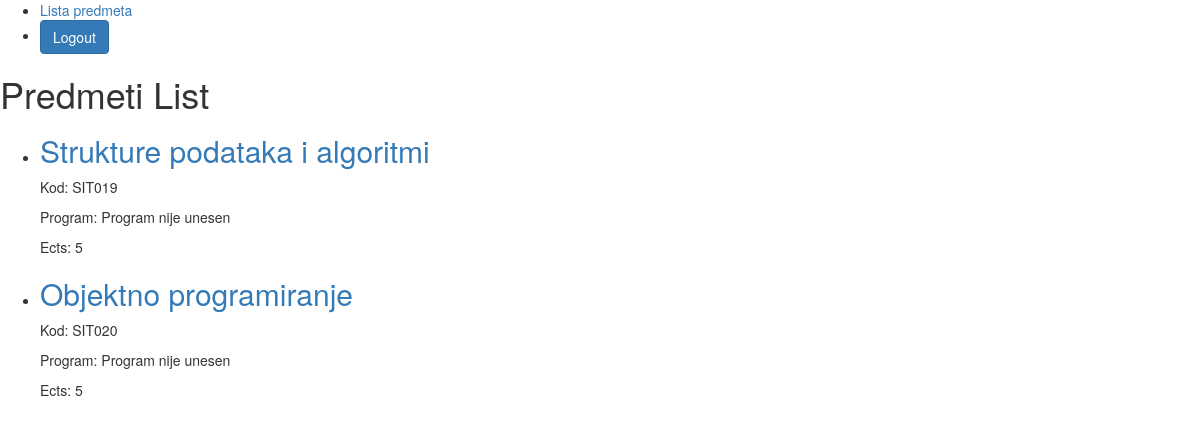
The app's page /profesor/predmeti/ (signed in), older data.
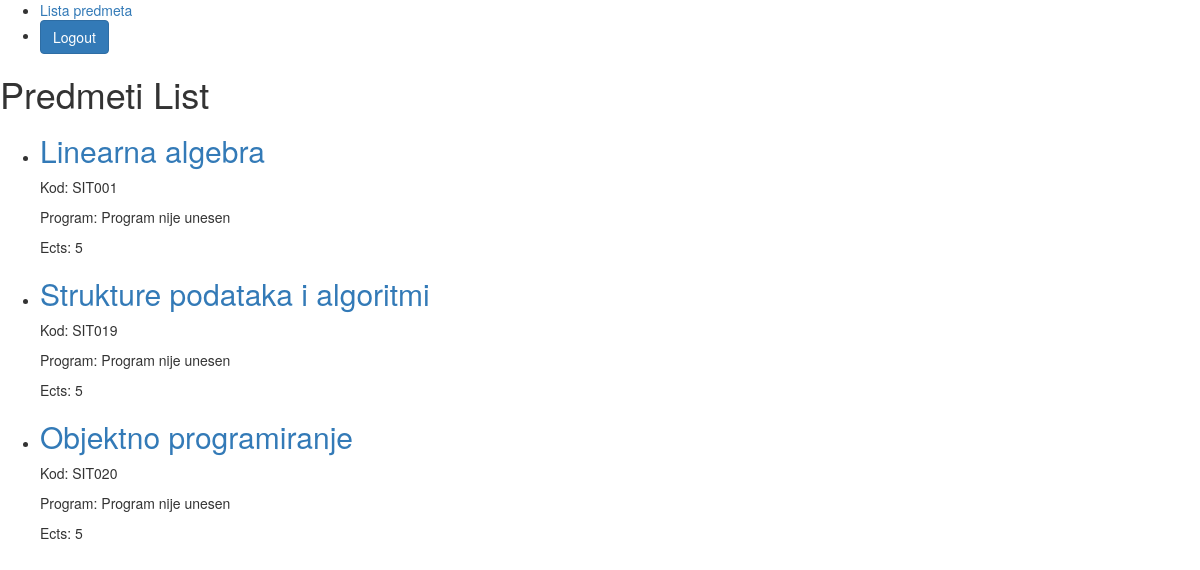
The same page, newer data.
### appUpisStudenata/models.py (models this page shows, shortened)
class Predmeti(models.Model):
    IZBORNI = (('DA', 'da'), ('NE', 'ne'))
    name = models.CharField(max_length=50)
    kod = models.CharField(max_length=50)
    program = models.CharField(max_length=50)
    ects = models.IntegerField()
    sem_red = models.IntegerField()
    sem_izv = models.IntegerField()
    izborni = models.CharField(max_length=50, choices=IZBORNI)
    nositelj = models.ForeignKey(Korisnik, on_delete=models.SET_NULL, blank=True, null=True, related_name='nositelj')

### appUpisStudenata/views.py (the view)
# urls.py: path('profesor/predmeti/', PredmetiProfesoriListView.as_view(), name='predmetiProfesora'),
class PredmetiProfesoriListView(LoginRequiredMixin, ListView):
    model = Predmeti
    template_name = 'listPredmetiProfesora.html'
    context_object_name = 'predmeti_list'
    def dispatch(self, request, *args, **kwargs):
        if not request.user.is_authenticated:
            return redirect('login')
        if request.user.role.role != 'PROFESOR':
            return HttpResponseForbidden("Access Denied")
        return super().dispatch(request, *args, **kwargs)
    def get_queryset(self):
        return Predmeti.objects.filter(nositelj=self.request.user)

### appUpisStudenata/templates/listPredmetiProfesora.html
{% extends 'base.html' %}
{% block content %}
  <h1>Predmeti List</h1>
  <ul>
    {% for predmet in predmeti_list %}
      <li>
        <h2><a href="{% url 'upisaniStudenti' predmet_id=predmet.pk %}">{{ predmet.name }}</a></h2>
        <p>Kod: {{ predmet.kod }}</p>
        <p>Program: {{ predmet.program }}</p>
        <p>Ects: {{ predmet.ects }}</p>
      </li>
    {% empty %}
      <li>No Predmeti available.</li>
    {% endfor %}
  </ul>
{% endblock %}

Row changes from the older to the newer data that the page shows:
now on this page (row edited): Predmeti: name "Linearna algebra", kod "SIT001", program "Program nije unesen", ects "5"
